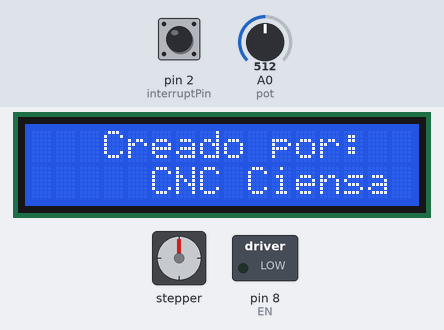
Simulated run of this sketch. Board: Arduino Uno, built with avr-gcc and run on an emulated ATmega328P. On the bench: 16×2 character LCD, stepper motor, switched loads named in the sketch (green lamp = pin HIGH). The inputs (shaded band) are chosen by the test bench; at power-on: pin 2 (interruptPin) HIGH, A0 (pot) = 512. Stepper angles assume 1600 steps per turn; what the sketch prints to the serial monitor is not drawn.

Above: at 1.2 s.
At 16.0 s:
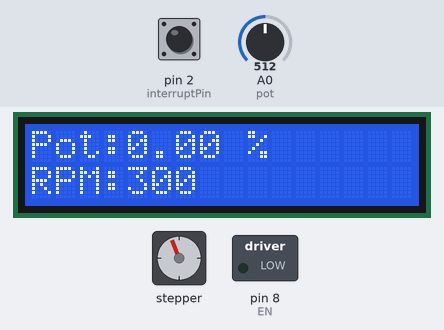
16.1 s: pin 2 (interruptPin) pulled LOW for 0.15 s
At 16.27 s:
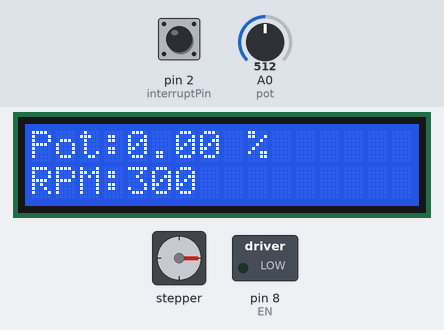
Timing chart, 0 to 22.8 s (numbered marks = the images above; inputs shaded):
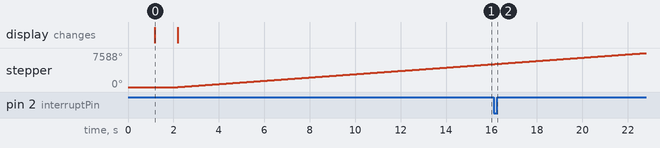

The sketch:

01.Velocity.ino
```cpp
// (licence header left out)
#include <Arduino.h>
#include "BasicStepperDriver.h"
#include <Wire.h>
#include <LiquidCrystal_I2C.h>

// All the wires needed for full functionality
#define DIR 6 // Y - Arduino uno cnc Shield
#define STEP 3
#define EN 8
#define pot A0

// Motor steps per revolution. Most steppers are 200 steps or 1.8 degrees/step
#define MOTOR_STEPS 1600

// Since microstepping is set externally, make sure this matches the selected mode
// If it doesn't, the motor will move at a different RPM than chosen
// 1=full step, 2=half step etc.
#define MICROSTEPS 1
#define minRPM 10
#define maxRPM 114


float m = (maxRPM - minRPM)/(100.0-0.0);
int b = minRPM;

// 2-wire basic config, microstepping is hardwired on the driver
BasicStepperDriver stepper(MOTOR_STEPS, DIR, STEP);
LiquidCrystal_I2C lcd(0x27,16,2);  // set the LCD address to 0x27 for a 16 chars and 2 line display

//Uncomment line to use enable/disable functionality
//BasicStepperDriver stepper(MOTOR_STEPS, DIR, STEP, SLEEP);
int val, RPM=300;
float perc;
const byte interruptPin = 2;


void setup() {
    Serial.begin(9600);
    pinMode(interruptPin, INPUT_PULLUP);
    attachInterrupt(digitalPinToInterrupt(interruptPin), getVelocity, CHANGE);

    lcd.begin();                      // initialize the lcd
    lcd.begin();
    lcd.backlight();

    //stepper.begin(RPM, MICROSTEPS);
    // if using enable/disable on ENABLE pin (active LOW) instead of SLEEP uncomment next line
    // stepper.setEnableActiveState(LOW);
    pinMode(pot, INPUT);
    pinMode(EN, OUTPUT);

    digitalWrite(EN, LOW);

    lcd.setCursor(3,0);
    lcd.print("Creado por:");
    lcd.setCursor(2,1);
    lcd.print(" Miguel Califa ");
    delay(1000);
    lcd.setCursor(2,1);
    lcd.print("   CNC Ciensa   ");
    delay(1000);
    lcd.clear();
}

void loop() {
    lcd.setCursor(0,0);
    lcd.print("Pot:"); lcd.print(perc); lcd.print(" %"); lcd.print("     ");
    lcd.setCursor(0,1);
    lcd.print("RPM:"); lcd.print(RPM); lcd.print("     ");

    getVelocity();
    stepper.move(1e5000);
}

void getVelocity()
{
    Serial.print("Potenciometro: "); Serial.print(perc); Serial.println(" %");
    Serial.print("RPM: "); Serial.println(RPM);

    val = analogRead(pot);
    perc = (val* 100.0)/1024.0;
    //RPM = (perc * maxRPM) / 100.0;
    RPM = perc*m + b;
    //Serial.print("Potenciometro: "); Serial.print(perc); Serial.println(" %");
    //Serial.print("RPM: "); Serial.println(RPM);
    stepper.setRPM(RPM);
    stepper.stop();
}
```

Measured:
- by itself, stepper: keeps turning clockwise at about 368°/s
- what the display in image 0 shows lasts 1.0 s, from 1.2 s to 2.2 s
